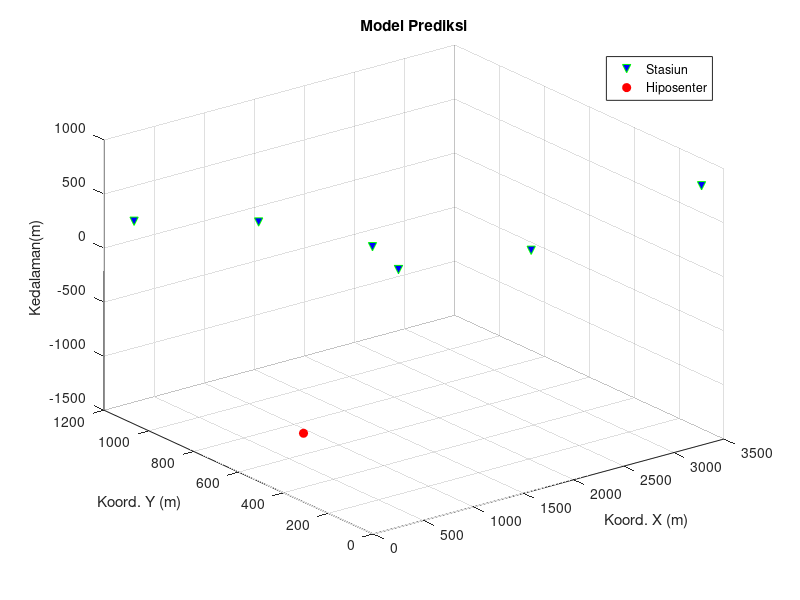
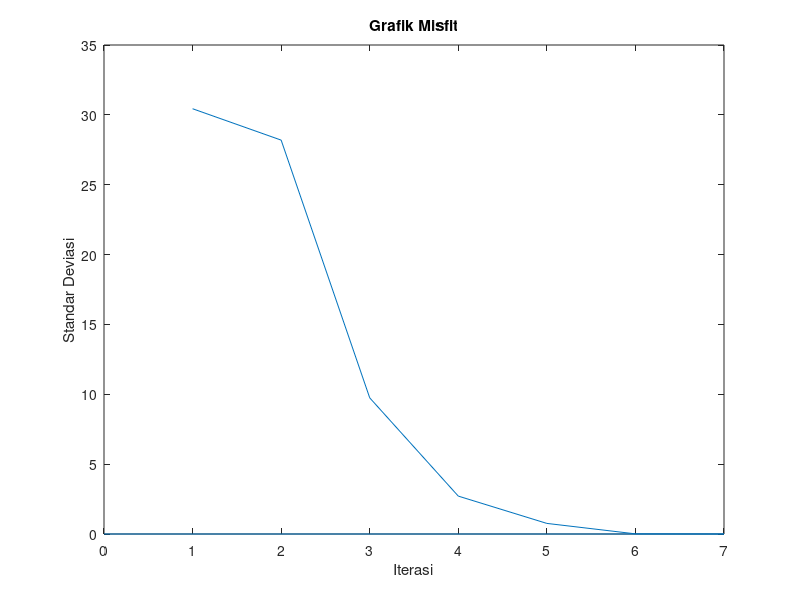

Source code (MATLAB) for these figures, in order:

%%SCRIPT HIPOSENTER UTS INVERSI
%ANGGOTA KELOMPOK :
%TEKNIK GEOFISIKA
%FAKULTAS TEKNIK SIPIL, LINGKUNGAN, DAN KEBUMIAN
%INSTITUT TEKNOLOGI SEPULUH NOPEMBER 

clear all
clc
close

%Parameter/ Data Stasiun Pengamatan (x,y,z)
x = [ 300 700 1000 200 3500 1800];
y = [ 1200 200 450 600 100 100];
z = rand(size(x)).*1000;
v_p = 10.9;

%NOISE
e =0;                        %Persen Error Maksimum
k =e*randn(1,1);

%Parameter Forward Modelling
x_hipo = 200;y_hipo=400;z_hipo=1000;to= 0;     %Asumsi Letak Pusat Sebenarnya

%Forward Modelling DATA ASUMSI ASLI
t_obs = zeros(length(x),1);
for i=1:length(x)        
    t_obs(i) = (to+(sqrt(((x_hipo-x(i))^2+(y_hipo-y(i))^2+(z_hipo-z(i))^2))/v_p))+(k*(to+(sqrt(((x_hipo-x(i))^2+(y_hipo-y(i))^2+(z_hipo-z(i))^2))/v_p))); %Pure
end

% INVERSI DATA AWAL/DUGAAN

g         = 100;
f         = 10^-5;
e_plot    = zeros(g,1);
iterasi   = zeros(g,1);
format long

for iter =1:g;
    
    %Kondisi pemakaian parameter model
    
    if iter == 1;
        x_model =1000;y_model = 300 ;z_model =150;to_model=0;
    else
        x_model  = xo_pertu;
        y_model  = yo_pertu;
        z_model  = zo_pertu;
    end
    
    % DATA arrival time secara teoritis 
    t_cal = zeros (length(x),1);
    for i = 1:length(x)
        t_cal(i) = to + sqrt(((x_model-x(i))^2+(y_model-y(i))^2+(z_model-z(i))^2))/v_p; %t_cal_inversi
    end
    
    % MISFIT & ERROR
    dt_misfit    = t_obs - t_cal;
    error        = std(abs(dt_misfit));
    e_plot(iter) = error;
    
    %ITERASI JACOBI
    if error >= f
        for i=1:length(x)
            deriv_x(i) = (x_model-x(i))/(v_p*sqrt((x_model-x(i))^2 + (y_model-y(i))^2 + (z_model-z(i))^2));
            deriv_y(i) = (y_model-y(i))/(v_p*sqrt((x_model-x(i))^2 + (y_model-y(i))^2 + (z_model-z(i))^2));
            deriv_z(i) = (z_model-z(i))/(v_p*sqrt((x_model-x(i))^2 + (y_model-y(i))^2 + (z_model-z(i))^2));
        end
        
        %Matrifikasi Turunan 
        J = zeros(length(x),3);
        J(:,1) = deriv_x';
        J(:,2) = deriv_y';
        J(:,3) = deriv_z';
      
        %PERTURBASI MODEL 
        dm_perturbasi =inv(J'*J)*J'*dt_misfit;
        xo_pertu = x_model + dm_perturbasi(1);
        yo_pertu = y_model + dm_perturbasi(2);
        zo_pertu = z_model + dm_perturbasi(3);
        iterasi (iter)  = iter;     
    end 
end

%INFORMASI INVERSI

Model_Asumsi         = [x_hipo;y_hipo;z_hipo]
Model_Forward        = [1000;300;150]
Model_Inversi        = [xo_pertu;yo_pertu;zo_pertu]
Model_Perturbasi     = dm_perturbasi
Error_Final          = e_plot(100)
Jumlah_Iterasi       = g
Matriks_Error        = [iterasi e_plot]

%PLOTTING KURVA

figure(1)
plot3(x,y,z,'rv','MarkerFaceColor','b','MarkerEdgeColor','g')
hold on
plot3(xo_pertu,yo_pertu, (-1*zo_pertu),'o', 'MarkerFaceColor','r','MarkerEdgeColor','r')
hold on
grid on; 
xlabel('Koord. X (m)'); ylabel('Koord. Y (m)');
zlabel('Kedalaman(m)'); title('Model Prediksi');
legend('Stasiun','Hiposenter');

figure(2)
plot(iterasi,e_plot)
xlabel('Iterasi');ylabel('Standar Deviasi'); title('Grafik Misfit');
